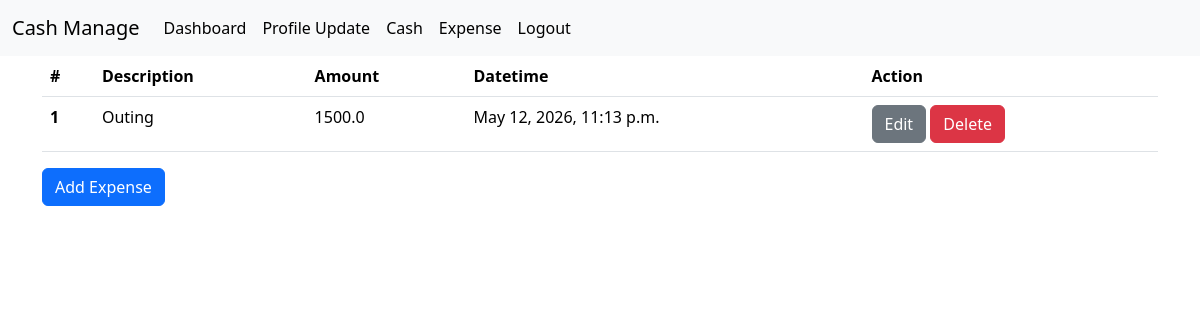
Screenshot of /expense_list/ (signed in) with the database file from the repository.
### ManageCaahApp/models.py (models this page shows, shortened)
class ExpenseModel(models.Model):
    user = models.ForeignKey(
        User,
        on_delete=models.CASCADE,
        related_name='user_expanse',
        null=True
    )
    datetime = models.DateTimeField(null=True)
    amount = models.FloatField(null=True)
    description = models.TextField(null=True)

### ManageCaahApp/views.py (the view)
# urls.py: path('expense_list/', expense_list, name='expense_list' ),
@login_required
def expense_list(request):
    expense_data = ExpenseModel.objects.filter(user= request.user)
    context={
        'expense_data' : expense_data,
    }
    return render(request, 'expense-list.html', context)

### ManageCaahApp/templates/expense-list.html
{% extends 'master/base.html' %}
{% block content %}
<table class="table">
  <thead>
    <tr>
      <th scope="col">#</th>
      <th scope="col">Description</th>
      <th scope="col">Amount</th>
      <th scope="col">Datetime</th>
      <th scope="col">Action</th>
    </tr>
  </thead>
  <tbody>
    {% for expense in expense_data %}
    <tr>
      <th scope="row">{{forloop.counter}}</th>
      <td>{{expense.description}}</td>
      <td>{{expense.amount}}</td>
      <td>{{expense.datetime}}</td>
      <td>
        <a href="{% url 'update_expense' expense.id %}" class="btn btn-secondary">Edit</a>
        <a href="{% url 'delete_expense' expense.id %}" class="btn btn-danger">Delete</a>
      </td>
    </tr>
    {% endfor %}
  </tbody>
</table>
<a href="{% url 'add_expense' %}" class="btn btn-primary">Add Expense</a>
{% endblock content %}

### rows the page displays
ExpenseModel: description "Outing", amount "1500.0", datetime "May 12, 2026, 11:13 p.m."
